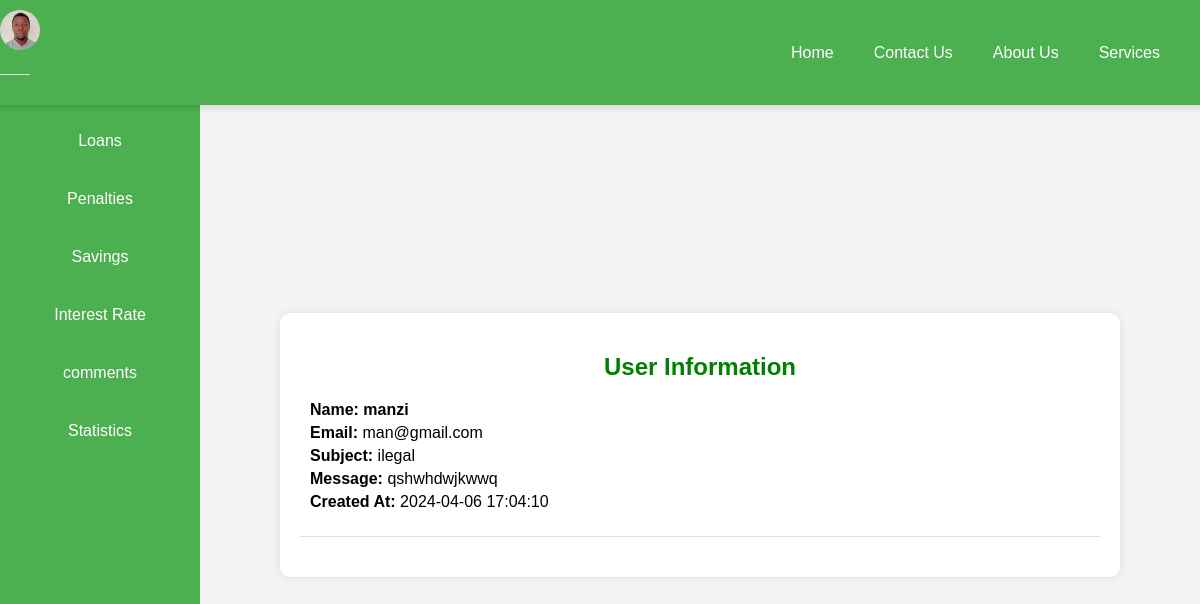
The page /comment.php on the database its author committed.
### tables this page shows
CREATE TABLE `contact_us` (
  `ContactId` int(11) NOT NULL,
  `MemberName` varchar(50) NOT NULL,
  `ContactEmail` varchar(100) NOT NULL,
  `Subject` varchar(100) NOT NULL,
  `Message` varchar(2000) NOT NULL,
  `DATE` timestamp NOT NULL DEFAULT current_timestamp()
);

### comment.php (the view, shortened to what this page needs)
<!DOCTYPE html>
<html lang="en">
<head>
</head>
<body>
<?php
include 'header.php';
include 'navigation.php';
$select_query = "SELECT * FROM contact_us";
$stmt = $conn->prepare($select_query);
$stmt->execute();
$user_info = $stmt->fetchAll(PDO::FETCH_ASSOC);
if ($user_info) {
    echo "<div class='container'>";
    echo "<h2>User Information</h2>";
    foreach ($user_info as $row) {
        echo "<div class='user-info'>";
        echo "<p><strong>Name:</strong> " . htmlspecialchars($row['MemberName']) . "</p>";
        echo "<p><strong>Email:</strong> " . htmlspecialchars($row['ContactEmail']) . "</p>";
        echo "<p><strong>Subject:</strong> " . htmlspecialchars($row['Subject']) . "</p>";
        echo "<p><strong>Message:</strong> " . htmlspecialchars($row['Message']) . "</p>";
        echo "<p><strong>Created At:</strong> " . htmlspecialchars($row['DATE']) . "</p>";
        echo "</div>";
    }
    echo "</div>";
} else {
    echo "<div class='container'>";
    echo "<h2>User Information</h2>";
    echo "<p>User information not found.</p>";
    echo "</div>";
}
?>
</body>
</html>

### comment.php (style rules this page uses)
body { font-family: Arial, sans-serif; background-color: #f4f4f4; margin: 0; padding: 0; display: flex; justify-content: center; align-items: center; min-height: 100vh; }
.container { width: 80%; max-width: 800px; background-color: #fff; border-radius: 10px; box-shadow: 0 0 10px rgba(0, 0, 0, 0.1); padding: 20px; margin-top: 90px; margin-left: 200px; }
h2 { color: #333; margin-bottom: 20px; text-align: center; font-weight: bold; color: green; }
.user-info { border-bottom: 1px solid #ddd; padding-bottom: 20px; margin-bottom: 20px; }
.user-info p { margin: 5px 0; padding-left: 10px; }
.user-info p:first-child { font-weight: bold; }

### rows shown on the page
contact_us: MemberName "manzi", ContactEmail "man@gmail.com", Subject "ilegal", Message "qshwhdwjkwwq", DATE "2024-04-06 17:04:10"
